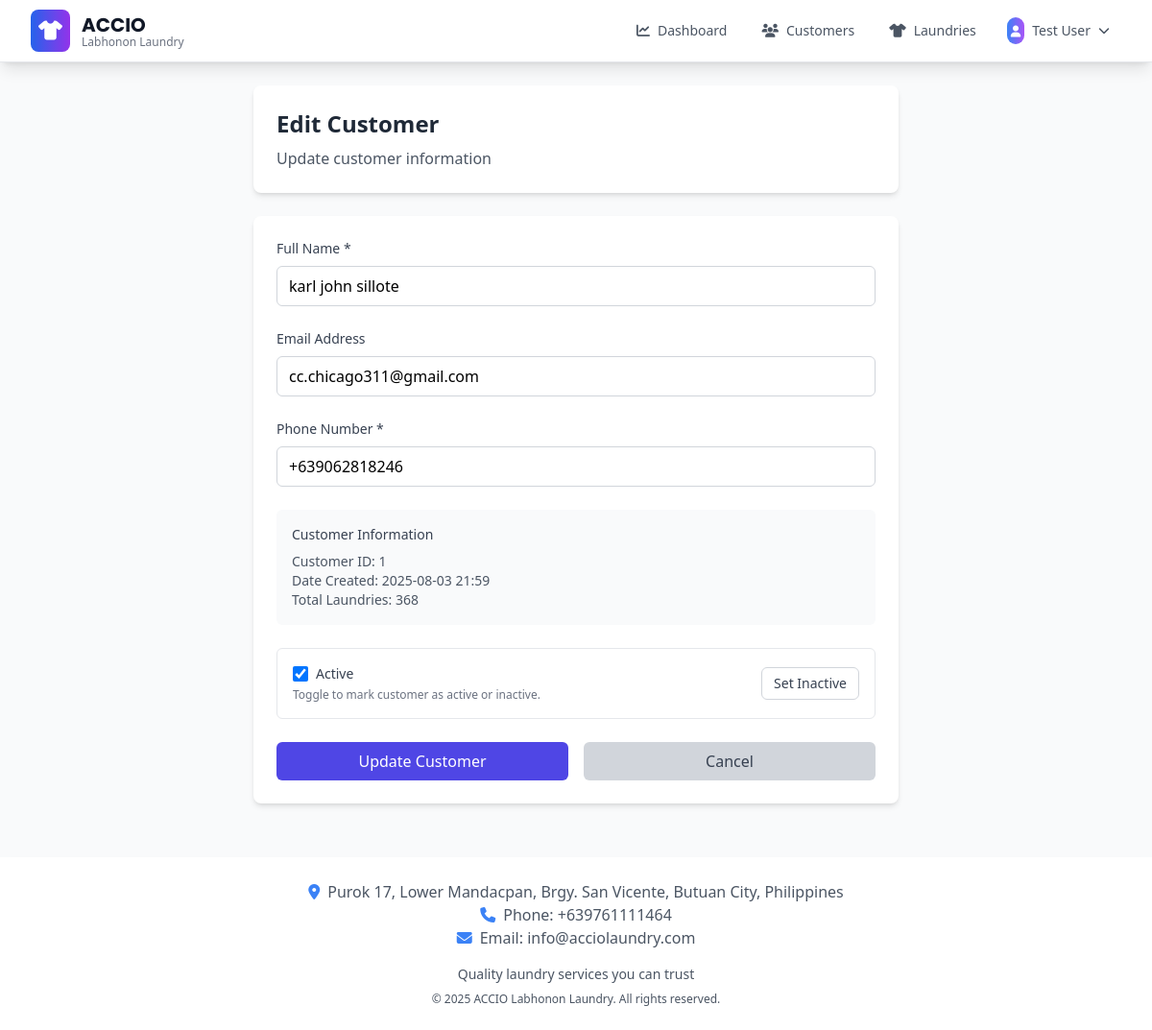
Screenshot of /customer/edit/1 (signed in) with the database file from the repository.
### app/models.py (models this page shows, shortened)
class BusinessSettings(db.Model):
    id = db.Column(db.Integer, primary_key=True)
    business_name = db.Column(db.String(200), default="ACCIO")
    business_tagline = db.Column(db.String(200), default="Labhonon Laundry")
    business_description = db.Column(
        db.Text, default="Professional laundry services with quality care"
    )
    phone = db.Column(db.String(50), default="+639761111464")
    email = db.Column(db.String(150), default="info@acciolaundry.com")
    address = db.Column(
        db.Text,
        default="Purok 17, Lower Mandacpan, Brgy. San Vicente, Butuan City, Philippines",
    )
    operating_hours = db.Column(db.Text, default="Monday - Sunday: 6:00 AM - 8:00 PM")
    footer_text = db.Column(db.Text, default="Quality laundry services you can trust")
    copyright_text = db.Column(
        db.String(200), default="© 2025 ACCIO Labhonon Laundry. All rights reserved."
    )
    facebook_url = db.Column(db.String(255))
    instagram_url = db.Column(db.String(255))
    website_url = db.Column(db.String(255))
    currency_symbol = db.Column(db.String(10), default="₱")
    date_format = db.Column(db.String(20), default="%B %d, %Y")
    timezone = db.Column(db.String(50), default="Asia/Manila")
    created_at = db.Column(db.DateTime, default=datetime.utcnow)
    updated_at = db.Column(
        db.DateTime, default=datetime.utcnow, onupdate=datetime.utcnow
    )
    updated_by = db.Column(db.Integer, db.ForeignKey("user.id"))
    updated_by_user = db.relationship("User", backref="business_settings_updates")
    @staticmethod
    def get_settings():
        settings = BusinessSettings.query.first()
        if not settings:
            settings = BusinessSettings()
            db.session.add(settings)
            db.session.commit()
        return settings

class User(db.Model, UserMixin):
    id = db.Column(db.Integer, primary_key=True)
    email = db.Column(db.String(150), unique=True)
    password = db.Column(db.String(150))
    full_name = db.Column(db.String(150))
    phone = db.Column(db.String(20))
    role = db.Column(
        db.String(20), default="user"
    )  # 'super_admin', 'admin', 'manager', 'user'
    is_active = db.Column(db.Boolean, default=True)
    must_change_password = db.Column(db.Boolean, default=False)
    date_created = db.Column(db.DateTime, default=datetime.utcnow)
    def is_admin(self):
        return self.role in ["admin", "super_admin"]

class Customer(db.Model):
    id = db.Column(db.Integer, primary_key=True)
    full_name = db.Column(db.String(150))
    email = db.Column(db.String(150))
    phone = db.Column(db.String(20))
    is_active = db.Column(db.Boolean, default=True)
    date_created = db.Column(db.DateTime, default=datetime.utcnow)
    laundries = db.relationship("Laundry", backref="customer", lazy=True)

### app/customer.py (the view, shortened to what this page needs)
@customer.route("/edit/<int:id>", methods=["GET", "POST"])
@user_or_admin_required
def edit_customer(id):
    customer_obj = Customer.query.get_or_404(id)
    return render_template("customer_edit.html", user=current_user, customer=customer_obj)

### app/__init__.py (called while the page is built)
@login_manager.user_loader
def load_user(id):
    from .models import User
    return User.query.get(int(id))

### app/templates/customer_edit.html (shortened to what this page needs)
{% extends "base.html" %}
{% block content %}
<div class="container mx-auto px-4">
    <div class="max-w-2xl mx-auto">
        <div class="bg-white rounded-lg shadow-md p-6 mb-6">
            <h1 class="text-2xl font-bold text-gray-800 mb-2">Edit Customer</h1>
            <p class="text-gray-600">Update customer information</p>
        </div>
        <div class="bg-white rounded-lg shadow-md p-6">
            <form method="POST" class="space-y-6">
                <div>
                    <label for="fullName" class="block text-sm font-medium text-gray-700 mb-2">
                        Full Name *
                    </label>
                    <input type="text" id="fullName" name="fullName" required
                           value="{{ customer.full_name }}"
                           class="w-full px-3 py-2 border border-gray-300 rounded-md focus:outline-none focus:ring-2 focus:ring-indigo-500 focus:border-indigo-500"
                           placeholder="Enter customer's full name">
                </div>
                <div>
                    <label for="email" class="block text-sm font-medium text-gray-700 mb-2">
                        Email Address
                    </label>
                    <input type="email" id="email" name="email"
                           pattern="[a-z0-9._%+-]+@[a-z0-9.-]+\.[a-z]{2,}$"
                           title="Please enter a valid email address (e.g., user@example.com)"
                           value="{{ customer.email or '' }}"
                           class="w-full px-3 py-2 border border-gray-300 rounded-md focus:outline-none focus:ring-2 focus:ring-indigo-500 focus:border-indigo-500"
                           placeholder="Enter email address (optional)">
                </div>
                <div>
                    <label for="phone" class="block text-sm font-medium text-gray-700 mb-2">
                        Phone Number *
                    </label>
                    <input type="tel" id="phone" name="phone" required
                           pattern="^(\+63|0)[0-9]{10}$"
                           title="Please enter a valid Philippine phone number (e.g., +639123456789 or 09123456789)"
                           value="{{ customer.phone or '' }}"
                           class="w-full px-3 py-2 border border-gray-300 rounded-md focus:outline-none focus:ring-2 focus:ring-indigo-500 focus:border-indigo-500"
                           placeholder="e.g., +639123456789 or 09123456789">
                </div>
                <div class="bg-gray-50 p-4 rounded-md">
                    <h3 class="text-sm font-medium text-gray-700 mb-2">Customer Information</h3>
                    <div class="text-sm text-gray-600">
                        <p>Customer ID: {{ customer.id }}</p>
                        <p>Date Created: {{ customer.date_created.strftime('%Y-%m-%d %H:%M') }}</p>
                        <p>Total Laundries: {{ customer.laundries|length }}</p>
                    </div>
                </div>
                <div class="flex items-center justify-between p-4 border rounded-md bg-white">
                    <div>
                        <label for="is_active" class="flex items-center space-x-2 cursor-pointer">
                            <input id="is_active" name="is_active" type="checkbox" {% if customer.is_active %}checked{% endif %} class="h-4 w-4 text-indigo-600 border-gray-300 rounded">
                            <span class="text-sm font-medium text-gray-700">Active</span>
                        </label>
                        <p class="text-xs text-gray-500 mt-1">Toggle to mark customer as active or inactive.</p>
                    </div>
                    <div>
                        <button type="button" id="quickToggleBtn" data-customer-id="{{ customer.id }}" class="inline-flex items-center px-3 py-1.5 border border-gray-300 rounded-md text-sm text-gray-700 hover:bg-gray-50">
                            {% if customer.is_active %}
                                Set Inactive
                            {% else %}
                                Set Active
                            {% endif %}
                        </button>
                    </div>
                </div>
                <div class="flex space-x-4">
                    <button type="submit"
                            class="flex-1 py-2 px-4 bg-indigo-600 hover:bg-indigo-700 text-white font-medium rounded-md transition duration-200">
                        Update Customer
                    </button>
                    <a href="{{ url_for('customer.list_customers') }}"
                       class="flex-1 py-2 px-4 bg-gray-300 hover:bg-gray-400 text-gray-700 font-medium rounded-md text-center transition duration-200">
                        Cancel
                    </a>
                </div>
            </form>
        </div>
    </div>
</div>
{% endblock %}

### app/templates/base.html (shortened to what this page needs)
<!DOCTYPE html>
<html lang="en">
<head>
    <script src="https://cdn.tailwindcss.com"></script>
    <link rel="stylesheet" href="https://cdnjs.cloudflare.com/ajax/libs/font-awesome/6.4.0/css/all.min.css">
</head>
<body class="bg-gray-50 font-sans" data-authenticated="{% if current_user.is_authenticated %}true{% else %}false{% endif %}">
    <nav class="bg-white shadow-lg border-b border-gray-200 sticky top-0 left-0 w-full z-50">
        <div class="max-w-7xl mx-auto px-4 sm:px-6 lg:px-8">
            <div class="flex justify-between items-center h-16">
                <div class="flex items-center flex-shrink-0">
                    <div class="flex-shrink-0 flex items-center">
                        <div class="bg-gradient-to-r from-blue-600 to-purple-600 rounded-lg p-2 mr-3">
                            <i class="fas fa-tshirt text-white text-xl"></i>
                        </div>
                        <div>
                            <h1 class="brand-font text-xl font-bold text-gray-900">{{ business_settings.business_name }}</h1>
                            <p class="text-xs text-gray-500 -mt-1">{{ business_settings.business_tagline }}</p>
                        </div>
                    </div>
                </div>
                <div class="hidden md:flex items-center space-x-1 flex-1 justify-end">
                    {% if current_user.is_authenticated %}
                        <a href="{{ url_for('views.dashboard') }}" class="flex items-center px-4 py-2 rounded-lg text-sm font-medium transition-all duration-200 {% if request.endpoint == 'views.dashboard' %}bg-blue-50 text-blue-700 border border-blue-200{% else %}text-gray-600 hover:text-blue-700 hover:bg-blue-50{% endif %}">
                            <i class="fas fa-chart-line mr-2"></i>
                            Dashboard
                        </a>
                        <a href="{{ url_for('customer.list_customers') }}"
                           class="flex items-center px-4 py-2 rounded-lg text-sm font-medium transition-all duration-200
                                  {% if request.endpoint == 'customer.list_customers' %}
                                      bg-blue-50 text-blue-700 border border-blue-200
                                  {% else %}
                                      text-gray-600 hover:text-blue-700 hover:bg-blue-50
                                  {% endif %}">
                            <i class="fas fa-users mr-2"></i>
                            Customers
                        </a>
                        <a href="{{ url_for('laundry.list_laundries') }}"
                           class="flex items-center px-4 py-2 rounded-lg text-sm font-medium transition-all duration-200
                                  {% if request.endpoint == 'laundry.list_laundries' %}
                                      bg-blue-50 text-blue-700 border border-blue-200
                                  {% else %}
                                      text-gray-600 hover:text-blue-700 hover:bg-blue-50
                                  {% endif %}">
                            <i class="fas fa-tshirt mr-2"></i>
                            Laundries
                        </a>
                        <div class="relative ml-4 group">
                            <button class="flex items-center px-3 py-2 rounded-lg text-sm font-medium text-gray-600 hover:text-blue-700 hover:bg-blue-50 transition-all duration-200">
                                <div class="bg-gradient-to-r from-blue-500 to-purple-500 rounded-full p-1 mr-2">
                                    <i class="fas fa-user text-white text-xs"></i>
                                </div>
                                {{ current_user.full_name or current_user.email.split('@')[0] }}
                                <i class="fas fa-chevron-down ml-2 text-xs"></i>
                            </button>
                        </div>
                    {% endif %}
                </div>
            </div>
        </div>
    </nav>
    <main class="max-w-7xl mx-auto px-4 py-6">
        {% block content %}{% endblock %}
    </main>
    <footer class="bg-white shadow-lg mt-8">
        <div class="max-w-7xl mx-auto px-4 py-6">
            <div class="text-center text-gray-600">
                <p><i class="fas fa-map-marker-alt mr-2 text-blue-500"></i>{{ business_settings.address }}</p>
                <p><i class="fas fa-phone mr-2 text-blue-500"></i>Phone: {{ business_settings.phone }}</p>
                {% if business_settings.email %}
                <p><i class="fas fa-envelope mr-2 text-blue-500"></i>Email: {{ business_settings.email }}</p>
                {% endif %}
                <div class="mt-4">
                    <p class="text-sm">{{ business_settings.footer_text }}</p>
                    <p class="text-xs mt-2">{{ business_settings.copyright_text }}</p>
                </div>
            </div>
        </div>
    </footer>
</body>
</html>

### app/templates/base.html (style rules this page uses)
body { font-family: 'Inter', sans-serif; }
.brand-font { font-family: 'Poppins', sans-serif; }

### rows the page displays
BusinessSettings: business_name "ACCIO", business_tagline "Labhonon Laundry", address "Purok 17, Lower Mandacpan, Brgy. San Vicente, Butuan City, Philippines", phone "+639761111464", email "info@acciolaundry.com", footer_text "Quality laundry services you can trust", copyright_text "© 2025 ACCIO Labhonon Laundry. All rights reserved."
User: full_name "Test User"
Customer: fullName "karl john sillote", email "cc.chicago311@gmail.com", phone "+639062818246", id "1", date_created "2025-08-03 21:59", is_active "☑"

### other values shown
{{ customer.laundries|length }} "368"
